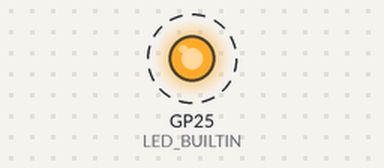
A program run on a simulated Raspberry Pi Pico. Parts: output pins drawn as LEDs (lit = HIGH). Dashed ring = blinking. What the program prints to the serial monitor is not drawn.

Above: at 0.1 s.
Timing chart, 0 to 3.0 s (numbered marks = the images above):
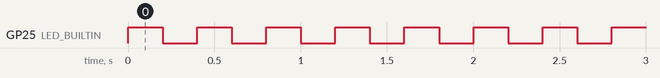

Measured:
- by itself, GP25 (LED_BUILTIN): alternates HIGH for 0.20 s and LOW for 0.20 s

The program:

main.cpp
```cpp
// (licence header left out)
/*
  Blink
*/

#include "Arduino.h"

#define DELAY           200

// the setup function runs once when you press reset or power the board
void setup() {
    Serial.begin(115200);

    Serial.println();
    Serial.print("Begin LED_BUILTIN BLINKER: ");
    Serial.println(LED_BUILTIN);

    // initialize digital pin LED_BUILTIN as an output.
    pinMode(LED_BUILTIN, OUTPUT);
}

void loop() {
    Serial.print("LED_BUILTIN ON: ");
    Serial.println(LED_BUILTIN);

    digitalWrite(LED_BUILTIN, HIGH);
    delay(DELAY);

    Serial.print("LED_BUILTIN OFF: ");
    Serial.println(LED_BUILTIN);

    digitalWrite(LED_BUILTIN, LOW);
    delay(DELAY);
}
```
